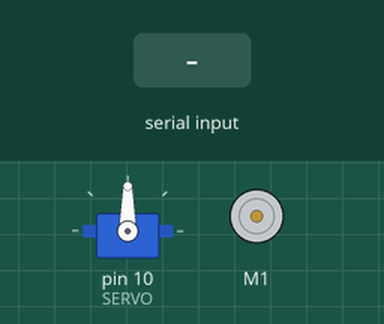
Bench run of a sketch on a simulated Arduino Uno, built with avr-gcc and run on an emulated ATmega328P. Shown: servo, DC motor (green arrow = forward, orange = backward, longer = faster). Inputs (shaded band) come from the test bench.

Above: at 1.2 s.
1.3 s: "s90\n" received over Serial
At 2.1 s:
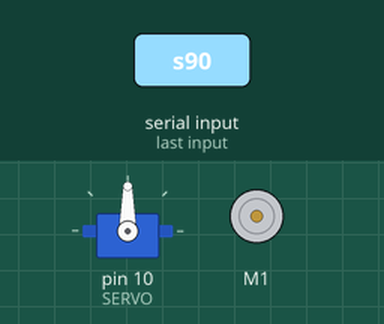
2.8 s: "f90\n" received over Serial
At 3.5 s:
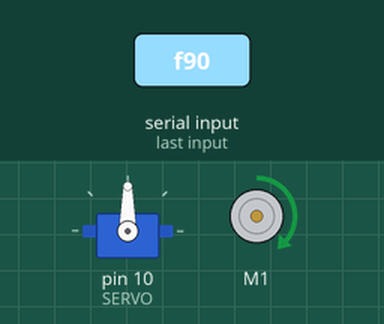
4.3 s: "s,45\n" received over Serial
At 5.5 s:
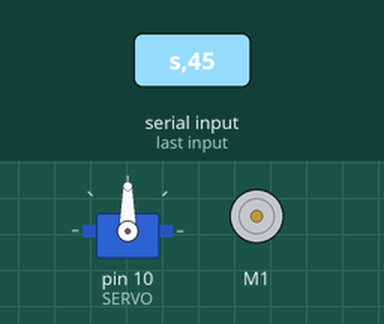
5.8 s: "f,45\n" received over Serial
At 7.0 s:
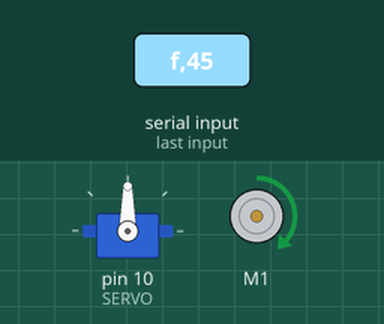
Timing chart, 0 to 8.3 s (numbered marks = the images above; inputs shaded):
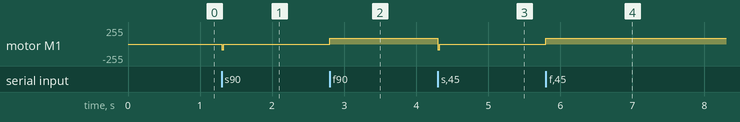

Measured:
- after the input at 1.3 s, motor M1: stopped → backward 85/255 at once, → stopped 0.03 s later
- after the input at 2.8 s, motor M1: stopped → forward 85/255 at once
- after the input at 4.3 s, motor M1: forward 85/255 → stopped at once
- after the input at 5.8 s, motor M1: stopped → forward 85/255 at once

The sketch:

arduino.ino
```cpp
#include <Wire.h>
#include <Adafruit_MotorShield.h>
#include <NewPing.h>
#include <Servo.h>

#define SERVO 10

#define HEAD 5
#define TAIL 3
#define MAX_DISTANCE 300

NewPing head(HEAD, HEAD, MAX_DISTANCE);
NewPing tail(TAIL, TAIL, MAX_DISTANCE);

Adafruit_MotorShield AFMS = Adafruit_MotorShield();
Adafruit_DCMotor *drive = AFMS.getMotor(1);

Servo servo;

int dir[2] = {0, 0};
int ang_int;

boolean temp_boost = false;

void setup() {
  Serial.begin(9600);

  servo.attach(SERVO);
  AFMS.begin();
  drive->setSpeed(85);
  drive->run(RELEASE);
}

void loop() {
  delay(50);
  /*for(int i = 0; i <= 180; i += 45) {
    servo.write(i);
    unsigned int p = head.ping();
    Serial.print(p / US_ROUNDTRIP_CM);
    Serial.print(" ");
    delay(50);
  }
  unsigned int p2 = tail.ping();
  Serial.println(p2 / US_ROUNDTRIP_CM);
  steer->run(RELEASE);
  delay(1250);
  drive->run(RELEASE);
  delay(250);*/
  while(Serial.available() == 0) {}
  while(Serial.available() > 0) {
    char c = Serial.read();
    if (c == 's' || c == 'c') {
      if (c == 's') {
        if (dir[0] = 1) drive->run(BACKWARD);
        else if (dir[0] = -1) drive->run(FORWARD);
        delay(25);
        drive->run(RELEASE);
        dir[0] = 0;
      } else if (c == 'c') {
        servo.write(90);
        dir[1] = 0;
      }
    }
    else {
      if (temp_boost) {
        drive->setSpeed(100);
        temp_boost = false;
      } else {
        drive->setSpeed(85);
      }
      if (c == 'f') {
        drive->run(FORWARD);
        dir[0] = 1;
      } else if (c == 'r') {
        drive->run(BACKWARD);
        dir[0] = -1;
      } else if (c == 'a') {
        //while(Serial.available() == 0) {}
        ang_int = Serial.parseInt();

        if(ang_int >= 70 && ang_int <= 110) {
           servo.write(ang_int);
           if(ang_int < 90) {
             dir[1] = -1;
           } else if (ang_int > 90) {
             dir[1] = 1;
           } else if (ang_int == 90) {
             dir[1] = 0;
           }
        }

      } else if (c == 'z') {
        unsigned int p = head.ping();
        if(p / US_ROUNDTRIP_CM != 0)
          Serial.println(p / US_ROUNDTRIP_CM);
        else
          Serial.println(MAX_DISTANCE);
      }
      delay(25);
    }
  }
}
```
